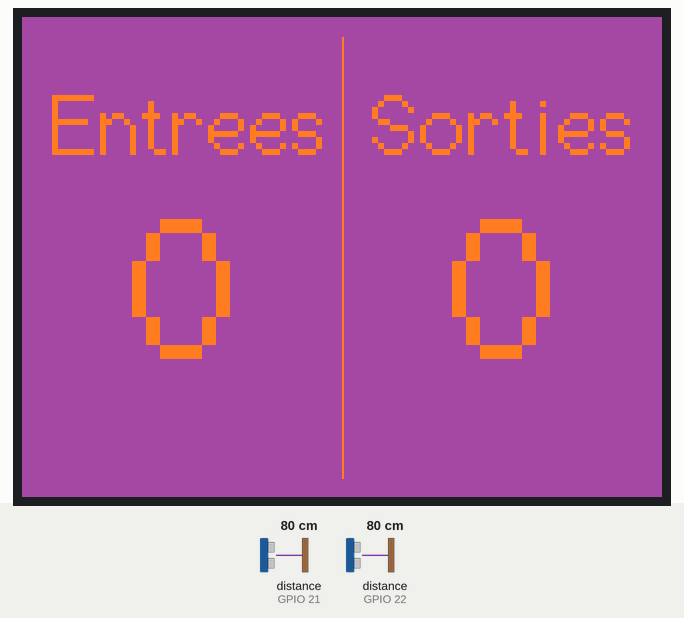
A sketch run on a simulated ESP32. On the bench: 320×240 colour display. The test bench sets the inputs (shaded band); at power-on: distance to the obstacle (sensors on GPIO 21, GPIO 22) 80 cm. WiFi joins after 1.5 s; servers stay silent unless stated.

Above: at 3.1 s.
3.2 s: distance to the obstacle (sensor on GPIO 21) set to 2 cm
6.2 s: distance to the obstacle (sensor on GPIO 22) set to 47 cm
9.2 s: distance to the obstacle (sensor on GPIO 21) set to 4 cm
12.2 s: distance to the obstacle (sensor on GPIO 21) set to 250 cm
15.2 s: distance to the obstacle (sensor on GPIO 22) set to 2 cm
21.2 s: distance to the obstacle (sensor on GPIO 21) set to 57 cm
Timing chart, 0 to 24.2 s (numbered marks = the images above; inputs shaded):
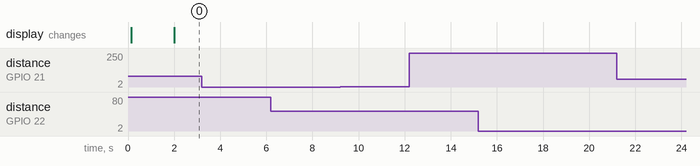

Measured:
- after the input at 3.2 s, every drawn part: stays the same
- after the input at 6.2 s, every drawn part: stays the same
- after the input at 9.2 s, every drawn part: stays the same
- after the input at 12.2 s, every drawn part: stays the same
- after the input at 15.2 s, every drawn part: stays the same
- after the input at 21.2 s, every drawn part: stays the same

The sketch:

capteur_porte.ino
```cpp
#include <M5Stack.h>
#include "Ultrasonic.h"
#include <HTTPClient.h>
#include <Wire.h>
#include <WiFi.h>
#include "esp_wifi.h"
#include "AsyncUDP.h"

#define NBSENSOR_MAX 11
#define DELAY 10
#define CROSSING_TIME 50
#define TIME_BTW 20
#define BG_COLOR 0xa254
#define TEXT_COLOR 0xfbe4

Ultrasonic in(21);
Ultrasonic out(22);

long range_in;
long range_out;

int c_in = 0;
int c_out = 0;
int t_in = 0;
int t_out = 0;

long timer = 0;
long time_btw = 0;

const char * ssid = "jpp";
const char * password = "wiiwiiwii2007";
AsyncUDP udp;
HTTPClient http;
String ip = "192.168.43.5";
typedef struct{
  uint8_t nbPersonneEntree;
  uint8_t nbPersonneSortie;
} info_magasin;

info_magasin magasin1;

void setup()
{
   magasin1.nbPersonneEntree = 0;
   magasin1.nbPersonneSortie = 0;
   delay(150);
   M5.begin();
   //Serial.begin(115200);
   delay(10);
   // We start by connecting to a WiFi network
   //Serial.println();
   //Serial.println();
   //Serial.print("Connecting to ");
   //Serial.println(ssid);
   WiFi.begin(ssid, password);
   while (WiFi.status() != WL_CONNECTED) {
    delay(500);
    //Serial.print(".");
  }
  //Serial.println("");
  //Serial.println("WiFi connected");
  //Serial.println("IP address: ");
  //Serial.println(WiFi.localIP());

  //Serial.println();

  delay(100);
}
void loop()
{

  range_in = in.MeasureInCentimeters();
  range_out = out.MeasureInCentimeters();

  M5.Lcd.fillScreen(BG_COLOR);
  M5.Lcd.drawLine(160,10,160,230,TEXT_COLOR);
  M5.Lcd.setTextSize(250);
  M5.Lcd.setTextColor(TEXT_COLOR);

  char str_entree[5];
  char str_sorti[5];
  sprintf(str_entree, "%d",  magasin1.nbPersonneEntree);
  sprintf(str_sorti, "%d",  magasin1.nbPersonneSortie);
  //Serial.println(str_entree);

  M5.Lcd.drawString(str_entree, 55, 80, 2);
  M5.Lcd.drawString(str_sorti, 215, 80, 2);
  M5.Lcd.setTextSize(3);
  M5.Lcd.drawString("Entrees", 15, 30, 2);
  M5.Lcd.drawString("Sorties", 175, 30, 2);

  //Serial.print("In : ");
  //Serial.println(range_in);
  //Serial.print("Out : ");
  //Serial.println(range_out);
  //Serial.print("Entree : ");
  //Serial.println(entree);
  //Serial.print("Sorti : ");
  //Serial.println(sorti);

  compteur();
  delay(DELAY);
}

void compteur() {

  time_btw++;

  if(range_in<60 && time_btw > TIME_BTW && t_out == 0){
    t_in = 1;
    //M5.Lcd.println(range_in);
  }

  if(range_out<60 && time_btw > TIME_BTW && t_in == 0){
    t_out = 1;
  }

  if(range_in<50){
    c_in = 1;
  }

  if(range_out<50){
    c_out = 1;
  }

  //Serial.print("c_in : ");
  //Serial.println(c_in);
  //Serial.print("c_out : ");
  //Serial.println(c_out);

  if(t_in){
    //Serial.println("in");
    timer++;
    //Serial.println(timer);
    if(timer<CROSSING_TIME){
      if(c_out) {
        if(magasin1.nbPersonneSortie<magasin1.nbPersonneEntree) {
          magasin1.nbPersonneSortie++;
          http.begin("http://"+ip+":8081/client/leave"); //HTTP
          int httpCode = http.POST("");
          //Serial.println(httpCode);
          //Serial.print("Sorti : ");
          //Serial.println(sorti);
          t_in = 0;
          t_out = 0;
          c_out = 0;
          c_in = 0;
          time_btw = 0;
        }
      }
    }
    else {
      t_in = 0;
      c_in = 0;
      timer = 0;
    }
  }

  if(t_out){
    //Serial.println("out");
    timer++;
    if(timer<CROSSING_TIME){
      if(c_in) {
         magasin1.nbPersonneEntree++;
         http.begin("http://"+ip+":8081/client/enter"); //HTTP
         int httpCode = http.POST("");
         //Serial.println(httpCode);

        //Serial.print("Entree : ");
        //Serial.println(entree);

        t_in = 0;
        t_out = 0;
        c_in = 0;
        c_out = 0;
        time_btw = 0;
      }
    }
    else {
      t_out = 0;
      c_out = 0;
      timer = 0;
    }
  }
}
```
